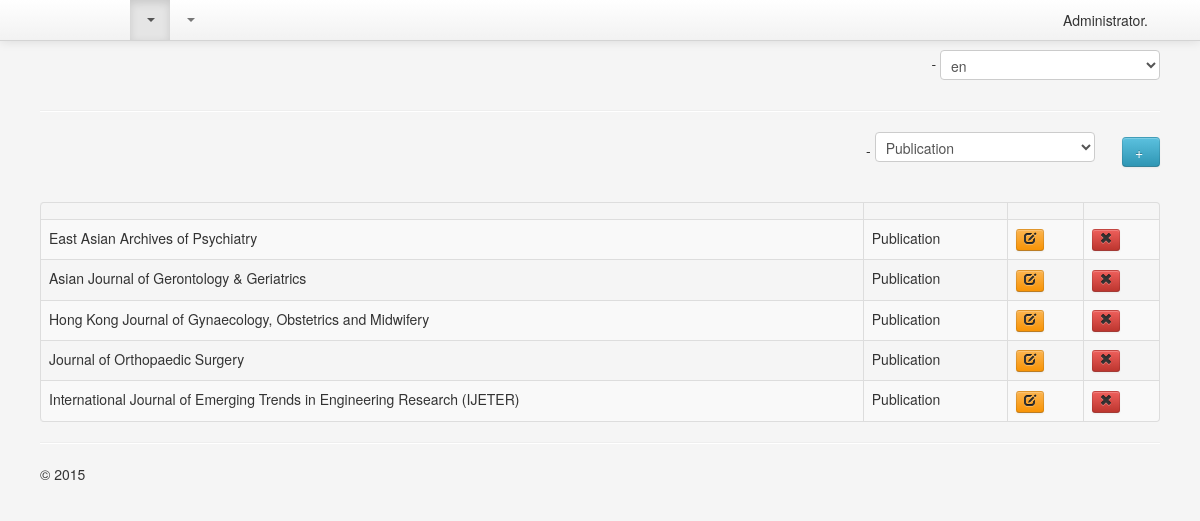
/manage/index.php?page=14&language=en (signed in), run on the app's committed database.
### tables this page shows
CREATE TABLE `bc_info` (
  `pk` int(10) unsigned NOT NULL AUTO_INCREMENT,
  `id` int(10) unsigned NOT NULL,
  `section_id` int(10) unsigned NOT NULL,
  `language` varchar(3) NOT NULL,
  `slug` varchar(150) NOT NULL,
  `title` varchar(250) NOT NULL,
  `description` text NOT NULL,
  `content` mediumtext NOT NULL,
  `url` varchar(500) NOT NULL,
  `start_date` datetime DEFAULT NULL,
  `end_date` datetime DEFAULT NULL,
  `thumbnail` varchar(150) DEFAULT NULL,
  `lng` varchar(150) DEFAULT NULL,
  `lat` varchar(150) DEFAULT NULL,
  `published` enum('Y','N') NOT NULL,
  `important` enum('Y','N') NOT NULL DEFAULT 'N',
  `slider` enum('Y','N') NOT NULL DEFAULT 'N',
  `connected_gall` int(10) unsigned NOT NULL,
  `connected_info` varchar(256) DEFAULT NULL,
  `sort` int(10) unsigned NOT NULL,
  `important_type` int(11) NOT NULL DEFAULT '0',
  PRIMARY KEY (`pk`)
);

CREATE TABLE `bc_sections` (
  `pk` int(10) unsigned NOT NULL AUTO_INCREMENT,
  `id` int(10) unsigned NOT NULL,
  `name` varchar(250) NOT NULL,
  `description` text NOT NULL,
  `language` varchar(3) NOT NULL,
  `parent_id` int(10) unsigned NOT NULL,
  `slug` varchar(250) NOT NULL,
  `type` int(10) unsigned NOT NULL,
  `style` int(11) NOT NULL,
  `icon` varchar(100) NOT NULL,
  `active` enum('Y','N') NOT NULL,
  `sort` int(10) unsigned NOT NULL,
  PRIMARY KEY (`pk`),
  KEY `id` (`id`,`slug`)
);

### manage/includes/config.php (called while the page is built)
<?php
$config = array();
$config['database']['host'] = 'localhost';
$config['database']['username'] = 'root';
$config['database']['password'] = 'root';
$config['database']['database'] = 'research';
$config['languages'] = array('en', 'dk', 'se');
$config['site_url'] = 'http://localhost:80/PROM_PREM_Collector/manage/';
$config['file_path'] = 'http://localhost:80/PROM_PREM_Collector/html/res/images/';
$config['fpath'] = '../html/res/images/';
$config['PDFpath'] = '../html/res/docs/';
$config['site_address'] = 'http://localhost:80/PROM_PREM_Collector/html/';
$config['base_path'] = '/opt/lampp/htdocs/PROM_PREM_Collector/html/';
$config['thumb_folder_name'] = 'thumb/';
$config['slider_folder_name'] = 'slider/';
$config['docs_folder_name'] = '../docs/';
$config['file_folder'] = $config['base_path'] . 'res/images/file-manager/';
$config['file_folder_name'] = 'res/images/file-manager/';
$config['file_folder_url'] = $config['site_address'] . 'res/images/file-manager/';
$config['temp_file_folder'] = $config['base_path'] . 'res/images/tmp/';
$config['temp_file_folder_name'] = 'tmp/';
$config['temp_file_folder_url'] = $config['site_address'] . 'res/images/tmp/';
$config['slider_post_images']['width'] = 259;
$config['slider_post_images']['height'] = 318;
$config['post_images']['width'] = 422;
$config['post_images']['height'] = 267;
$config['gallery_images']['width'] = 400;
$config['gallery_images']['height'] = 300;
$config['gallery_cover']['width'] = 400;
$config['gallery_cover']['height'] = 300;
$config['admin_pages'][-1] = (object)array('file' => 'auth.php');
$config['admin_pages'][0] = (object)array('file' => 'dashboard.php');
$config['upload_extensions'] = '.pdf .doc .docx .xls .xlsx .jpg .gif .png .zip .rar .ppt .flv .swf .jpeg';
$config['upload_max_filesize'] = 128000000;
$config['upload_name_validchars'] = "abcdefghijklmnopqrstuvwxyz0123456789-_.";
?>

### manage/includes/database.class.php (called while the page is built, shortened)
<?php
class DBM {
	public static function fetchObject($result) {
		return mysql_fetch_object($result);
	}
	public static function queryData($query, $database_link = '') {
		if ($database_link) {
			$result = mysql_query($query, $database_link);
		} else {
			$result = mysql_query($query);
		}
		if (mysql_num_rows($result)) {
			return $result;
		} else {
			return false;
		}
	}
}
?>

### manage/includes/pages/tpl_menu.php (the view, shortened to what this page needs)
  <?php
$page = (int) extractGet('page');
?><div class="navbar navbar-fixed-top">
	<div class="navbar-inner">
		<div class="container-fluid">
          <a class="brand" href="?page=0"><?php echo $TRANSLATION['dashboard']; ?></a>
          <div class="nav-collapse collapse">
            <ul class="nav">
              <?php
			  $disease_status = disease_status('N');
                foreach($config['page_groups'] as $group_name => $group) {
                  if($isGroup = ($group_name != '0')) {
                    echo '<li class="dropdown '.(isset($group[$page]) ? 'active' : '').'">
                            <a href="#" class="dropdown-toggle" data-toggle="dropdown">'.$TRANSLATION[$group_name].'<b class="caret"></b></a>
                            <ul class="dropdown-menu">';
                  }
                  foreach($group as $group_page) {
					  $notification = ($group_page->id == 93 && $disease_status > 0) ? ' <span class="badge label-warning">'.$disease_status.'</span>':'';
					  if($group_page->id != 0)
                    echo '<li class="'.($group_page->id == $page ? 'active' : '').'">
                            <a href="?page='.$group_page->id.'&language='.$content_language.'">
                              '.$TRANSLATION[$group_page->name].$notification.'
                            </a>
                          </li>';
                  }
                  if($isGroup) {
                    echo '</ul></li>';
                  }
                }
              ?>
            </ul>
            <ul class="nav nav-pills pull-right">
            	<li class="logged_in"><?php echo $TRANSLATION['hello']; ?> <?php echo $_SESSION['admin_name']; ?>. <a href="?page=-1&act=logout"><?php echo $TRANSLATION['logout']; ?></a></li>
            </ul>
          </div>
		</div>
	</div>
</div>

### manage/includes/pages/publications/list.php (shortened to what this page needs)
<div class="row-fluid panel-title">
	<div class="span6">
	</div>
	<div class="span6 text-right">
		<form name="add_new" method="get" action="">
			<?php echo $TRANSLATION['page']; ?> - <select name="section_id">
				<?php
				echo getSectionsByType($section_type, $content_language, $database_link);
				?>
			</select>
			<input type="submit" name="doAddInfo" value="+ <?php echo $TRANSLATION['new_publication']; ?>" class="btn btn-info" />
		</form>
	</div>
</div>
<table class="table table-striped table-bordered">
	<thead>
		<tr>
			<th><?php echo $TRANSLATION['title']; ?></th>
			<th><?php echo $TRANSLATION['page']; ?></th>
			<th><?php echo $TRANSLATION['edit']; ?></th>
			<th><?php echo $TRANSLATION['delete']; ?></th>
		</tr>
	</thead>
	<tbody>
	<?php
	$get_pages_query = "SELECT
							`bc_info`.`pk`,
							`bc_info`.`id`,
							`bc_info`.`section_id`,
							`bc_info`.`language`,
							`bc_info`.`title`,
							`bc_info`.`description`,
							`bc_info`.`content`,
							`bc_info`.`start_date`,
							`bc_info`.`end_date`,
							`bc_info`.`thumbnail`,
							`bc_info`.`published`,
							`bc_sections`.`name`
						FROM
							`bc_info`
						LEFT JOIN
							`bc_sections`
						ON
							`bc_sections`.`id` = `bc_info`.`section_id` AND
							`bc_sections`.`language` = `bc_info`.`language`
						WHERE
							`bc_sections`.`type` = ".(int)$section_type." AND
							`bc_sections`.`language` = '" . $content_language . "'
						ORDER BY
							`bc_info`.`start_date` DESC";
	if ($get_pages_result = DBM::queryData($get_pages_query)) {
		while ($get_pages_data = DBM::fetchObject($get_pages_result)) {
			echo '<tr>';
			echo '<td>' . $get_pages_data->title . '</td>';
			echo '<td>' . $get_pages_data->name . '</td>';
			echo '<td><a href="?page=' . $current_page_id . '&act=edit&language=' . $get_pages_data->language . '&section_id=' . $get_pages_data->section_id . '&info_pk=' . $get_pages_data->pk . '" class="btn btn-mini btn-warning"><i class="icon-edit"></i></a></td>';
			echo '<td><a href="?page=' . $current_page_id . '&act=delete&language=' . $get_pages_data->language . '&section_id=' . $get_pages_data->section_id . '&info_pk=' . $get_pages_data->pk . '" class="btn btn-mini btn-danger" onclick="return confirm(\''.$TRANSLATION['deletion_confirm'].'\');"><i class="icon-remove"></i></a></td>';
			echo '</tr>';
		}
	}
	?>
	</tbody>
</table>

### manage/css/style.css (style rules this page uses)
body { padding: 40px; background-color: #f5f5f5; }
.logged_in { padding-top: 7px; display: block; padding: 10px 0; }
.logged_in a { display: inline !important; }
.panel-title { margin-bottom: 10px; }

### data on the page
bc_info: title "East Asian Archives of Psychiatry", bc_sections.name "Publication"
bc_info: title "Asian Journal of Gerontology & Geriatrics", bc_sections.name "Publication"
bc_info: title "Hong Kong Journal of Gynaecology, Obstetrics and Midwifery", bc_sections.name "Publication"
bc_info: title "Journal of Orthopaedic Surgery", bc_sections.name "Publication"
bc_info: title "International Journal of Emerging Trends in Engineering Research (IJETER)", bc_sections.name "Publication"

### other printed values
$_SESSION['admin_name'] "Administrator"
form field language "en"
form field section_id "Publication"
